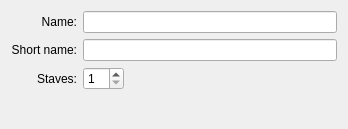
<ui version="4.0" >
 <class>PartDetailsDialog</class>
 <widget class="QWidget" name="PartDetailsDialog" >
  <property name="geometry" >
   <rect>
    <x>0</x>
    <y>0</y>
    <width>348</width>
    <height>129</height>
   </rect>
  </property>
  <layout class="QVBoxLayout" >
   <item>
    <layout class="QGridLayout" >
     <item row="0" column="0" >
      <widget class="QLabel" name="label" >
       <property name="text" >
        <string>Name:</string>
       </property>
       <property name="alignment" >
        <set>Qt::AlignRight|Qt::AlignTrailing|Qt::AlignVCenter</set>
       </property>
       <property name="buddy" >
        <cstring>nameEdit</cstring>
       </property>
      </widget>
     </item>
     <item row="0" column="1" >
      <widget class="QLineEdit" name="nameEdit" />
     </item>
     <item row="1" column="0" >
      <widget class="QLabel" name="label_2" >
       <property name="text" >
        <string>Short name:</string>
       </property>
       <property name="alignment" >
        <set>Qt::AlignRight|Qt::AlignTrailing|Qt::AlignVCenter</set>
       </property>
       <property name="buddy" >
        <cstring>shortNameEdit</cstring>
       </property>
      </widget>
     </item>
     <item row="1" column="1" >
      <widget class="QLineEdit" name="shortNameEdit" />
     </item>
     <item row="2" column="0" >
      <widget class="QLabel" name="label_3" >
       <property name="text" >
        <string>Staves:</string>
       </property>
       <property name="alignment" >
        <set>Qt::AlignRight|Qt::AlignTrailing|Qt::AlignVCenter</set>
       </property>
      </widget>
     </item>
     <item row="2" column="1" >
      <layout class="QHBoxLayout" >
       <item>
        <widget class="QSpinBox" name="staffCount" >
         <property name="minimum" >
          <number>1</number>
         </property>
         <property name="value" >
          <number>1</number>
         </property>
        </widget>
       </item>
       <item>
        <spacer>
         <property name="orientation" >
          <enum>Qt::Horizontal</enum>
         </property>
         <property name="sizeHint" >
          <size>
           <width>40</width>
           <height>20</height>
          </size>
         </property>
        </spacer>
       </item>
      </layout>
     </item>
    </layout>
   </item>
   <item>
    <spacer>
     <property name="orientation" >
      <enum>Qt::Vertical</enum>
     </property>
     <property name="sizeHint" >
      <size>
       <width>20</width>
       <height>40</height>
      </size>
     </property>
    </spacer>
   </item>
  </layout>
 </widget>
 <resources/>
 <connections/>
</ui>
